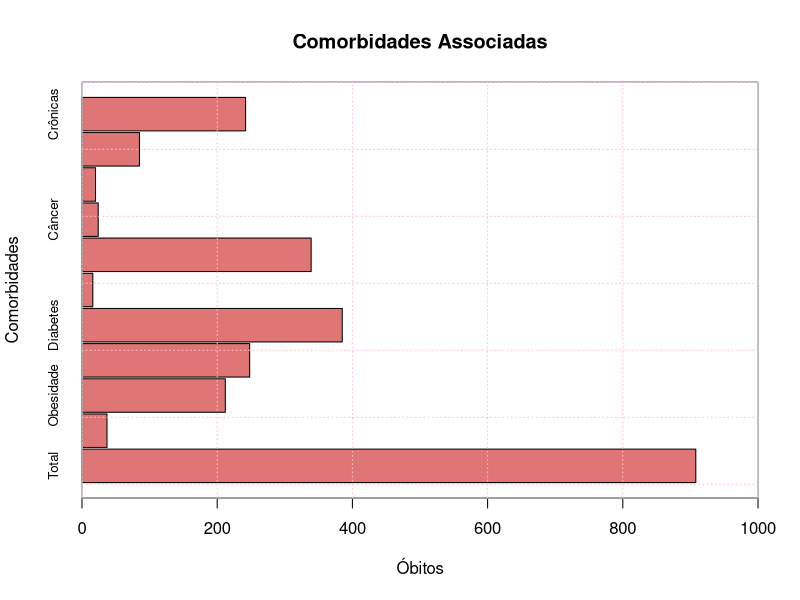

Source code (R):
library(readxl)
library(stringr)
library(dplyr)

worksheet <- read_excel("./dados/covid_19_bauru_mortes.xlsx")

comorbidades <- c(worksheet$'comorbidade')

cmb <- na.omit(comorbidades)

qtde_comorbidades <- length(cmb)
asma <- length(na.omit(str_match(cmb, "asma")))
obesidade <- length(na.omit(str_match(cmb, "obesidade")))
cardiopatia <- length(na.omit(str_match(cmb, "cardiopatia")))
diabetes <- length(na.omit(str_match(cmb, "diabetes")))
pneumonia <- length(na.omit(str_match(cmb, "pneumonia")))
hipertensao <- length(na.omit(str_match(cmb, "hipertensão")))
cancer <- length(na.omit(str_match(cmb, "câncer")))
avc <- length(na.omit(str_match(cmb, "AVC")))
cardiovascular <- length(na.omit(str_match(cmb, "cardiovascular")))
cronica <- length(na.omit(str_match(cmb, "crônica")))

dados <- c(qtde_comorbidades, asma, obesidade, cardiopatia, diabetes, pneumonia,
           hipertensao, cancer, avc, cardiovascular, cronica)
titulo <- c("Total", "Asma", "Obesidade","Cardiopatia", "Diabetes", "Pneumonia", "Hipertensão",
            "Câncer", "AVC", "Cardiovascular", "Crônicas")

png(filename = "./graficos/comorbidade-fig1.png", width = 1000, height = 600)
barplot(as.vector(dados), 
        main = "Comorbidades Associadas",
        xlab="Óbitos", ylab="Comorbidades", 
        names.arg = titulo,  
        xlim=range(pretty(c(0, dados))), 
        cex.names = 0.8, 
        xaxs = "i", 
        col=rgb(0.8,0.1,0.1,0.6), 
        space=0.05, 
        horiz=TRUE,
        )
box(lwd=1.5, col='darkgray')
grid(col='pink')

dev.off()